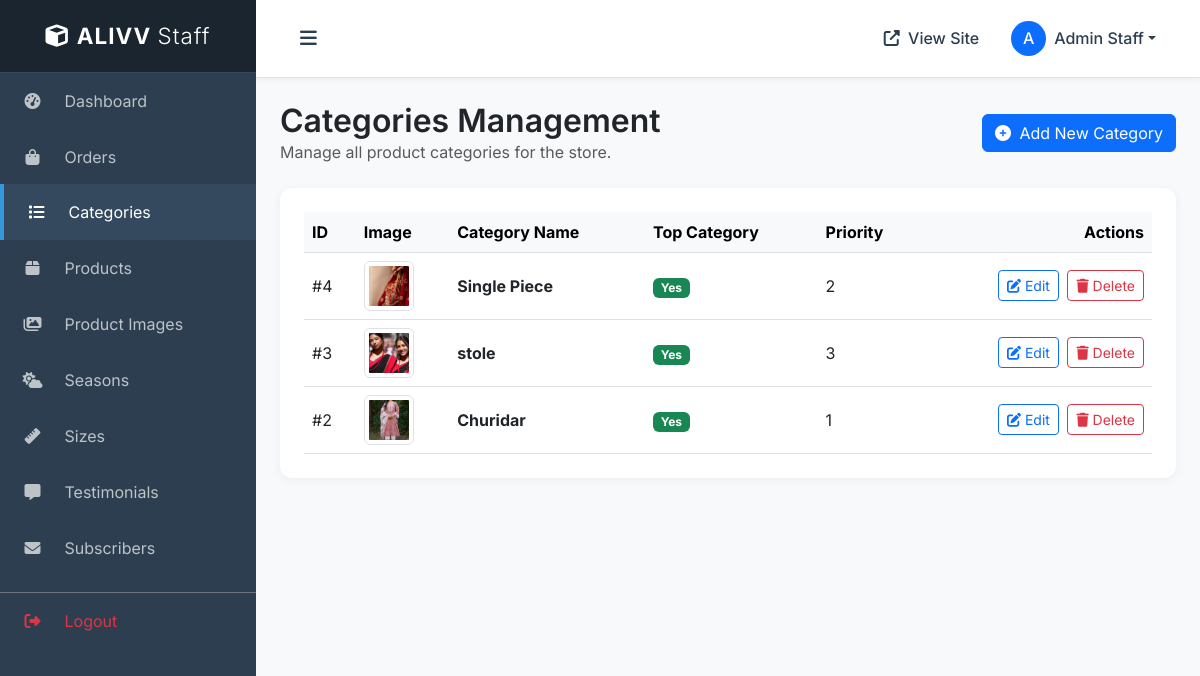
Screenshot of /employee/categories/ (signed in) with the database file from the repository.
### website/models.py (models this page shows, shortened)
class Staff(models.Model):
    name = models.CharField(max_length=100)
    email = models.EmailField(unique=True)
    phone = models.CharField(max_length=20)
    password = models.CharField(max_length=255)  # hashed
    is_active = models.BooleanField(default=True)
    created_at = models.DateTimeField(auto_now_add=True)

class Category(models.Model):
    name = models.CharField(max_length=50)
    image = models.ImageField(
        upload_to=category_image_path,
        default='default/category_default.jpg',
        help_text="Please upload an image for the category in 520*435 resolution."
    )
    is_top_category = models.BooleanField(default=False, help_text="Select this to mark as a Top Category")
    priority = models.PositiveIntegerField(
        default=0,
        help_text="Use 1, 2, or 3 to define order for top categories. Leave as 0 if not a top category."
    )

### employee/views.py (the view, shortened to what this page needs)
# urls.py: path('categories/', views.staff_categories, name='staff_categories'),
@staff_login_required
def staff_categories(request):
    try:
        staff = Staff.objects.get(id=request.session['staff_id'])
    except Staff.DoesNotExist:
        return redirect('staff_login')
    categories = Category.objects.all().order_by('-id')
    return render(request, 'employee/categories.html', {'categories': categories, 'staff': staff})

### employee/views.py (called while the page is built)
def staff_login_required(view_func):
    @wraps(view_func)
    def _wrapped_view(request, *args, **kwargs):
        if 'staff_id' not in request.session:
            messages.warning(request, "Restricted access. Please login.")
            return redirect('staff_login')
        return view_func(request, *args, **kwargs)
    return _wrapped_view

### employee/templates/employee/categories.html (shortened to what this page needs)
{% extends 'employee/employee_base.html' %}
{% block content %}
<div class="row mb-4 align-items-center">
    <div class="col-md-6">
        <h2 class="mb-0 text-dark" style="font-weight: 600;">Categories Management</h2>
        <p class="text-muted mb-0">Manage all product categories for the store.</p>
    </div>
    <div class="col-md-6 text-md-end mt-3 mt-md-0">
        <button type="button" class="btn btn-primary" data-bs-toggle="modal" data-bs-target="#addCategoryModal">
            <i class="fas fa-plus-circle me-1"></i> Add New Category
        </button>
    </div>
</div>
<div class="card content-card">
    <div class="table-responsive">
        <table class="table table-hover align-middle mb-0">
            <thead class="table-light">
                <tr>
                    <th scope="col">ID</th>
                    <th scope="col">Image</th>
                    <th scope="col">Category Name</th>
                    <th scope="col">Top Category</th>
                    <th scope="col">Priority</th>
                    <th scope="col" class="text-end">Actions</th>
                </tr>
            </thead>
            <tbody>
                {% for category in categories %}
                <tr>
                    <td>#{{ category.id }}</td>
                    <td>
                        {% if category.image %}
                        <img src="{{ category.image.url }}" alt="{{ category.name }}" class="img-thumbnail"
                            style="width: 50px; height: 50px; object-fit: cover;">
                        {% else %}
                        <div class="bg-secondary text-white d-flex align-items-center justify-content-center rounded"
                            style="width: 50px; height: 50px;">
                            <i class="fas fa-image"></i>
                        </div>
                        {% endif %}
                    </td>
                    <td class="fw-bold">{{ category.name }}</td>
                    <td>
                        {% if category.is_top_category %}
                        <span class="badge bg-success">Yes</span>
                        {% else %}
                        <span class="badge bg-secondary">No</span>
                        {% endif %}
                    </td>
                    <td>{{ category.priority }}</td>
                    <td class="text-end">
                        <button type="button" class="btn btn-sm btn-outline-primary" data-bs-toggle="modal"
                            data-bs-target="#editCategoryModal{{ category.id }}">
                            <i class="fas fa-edit"></i> Edit
                        </button>
                        <button type="button" class="btn btn-sm btn-outline-danger ms-1" data-bs-toggle="modal"
                            data-bs-target="#deleteCategoryModal{{ category.id }}">
                            <i class="fas fa-trash"></i> Delete
                        </button>
                    </td>
                </tr>
                {% empty %}
                <tr>
                    <td colspan="6" class="text-center py-4 text-muted">
                        No categories found. Click "Add New Category" to create one.
                    </td>
                </tr>
                {% endfor %}
            </tbody>
        </table>
    </div>
</div>
{% endblock %}

### employee/templates/employee/employee_base.html (shortened to what this page needs)
{% load static %}
<!DOCTYPE html>
<html lang="en">
<head>
    <link href="https://cdn.jsdelivr.net/npm/bootstrap@5.3.0/dist/css/bootstrap.min.css" rel="stylesheet">
    <link rel="stylesheet" href="https://cdnjs.cloudflare.com/ajax/libs/font-awesome/6.4.0/css/all.min.css">
</head>
<body>
    <div class="d-flex" id="wrapper">
        <div id="sidebar-wrapper">
            <div class="sidebar-heading">
                <i class="fas fa-cube me-2"></i>ALIVV <span style="font-weight:300;">Staff</span>
            </div>
            <div class="list-group list-group-flush">
                <a href="{% url 'staff_dashboard' %}"
                    class="list-group-item list-group-item-action {% if request.resolver_match.url_name == 'staff_dashboard' %}active{% endif %}">
                    <i class="fas fa-tachometer-alt"></i> Dashboard
                </a>
                <a href="{% url 'staff_orders' %}"
                    class="list-group-item list-group-item-action {% if request.resolver_match.url_name == 'staff_orders' %}active{% endif %}">
                    <i class="fas fa-shopping-bag"></i> Orders
                </a>
                <a href="{% url 'staff_categories' %}"
                    class="list-group-item list-group-item-action {% if request.resolver_match.url_name == 'staff_categories' %}active{% endif %}">
                    <i class="fas fa-list"></i> Categories
                </a>
                <a href="{% url 'staff_products' %}"
                    class="list-group-item list-group-item-action {% if request.resolver_match.url_name == 'staff_products' %}active{% endif %}">
                    <i class="fas fa-box"></i> Products
                </a>
                <a href="{% url 'staff_all_product_images' %}"
                    class="list-group-item list-group-item-action {% if request.resolver_match.url_name == 'staff_all_product_images' or request.resolver_match.url_name == 'staff_product_images' %}active{% endif %}">
                    <i class="fas fa-images"></i> Product Images
                </a>
                <a href="{% url 'staff_seasons' %}"
                    class="list-group-item list-group-item-action {% if request.resolver_match.url_name == 'staff_seasons' %}active{% endif %}">
                    <i class="fas fa-cloud-sun"></i> Seasons
                </a>
                <a href="{% url 'staff_sizes' %}"
                    class="list-group-item list-group-item-action {% if request.resolver_match.url_name == 'staff_sizes' %}active{% endif %}">
                    <i class="fas fa-ruler"></i> Sizes
                </a>
                <a href="{% url 'staff_testimonials' %}"
                    class="list-group-item list-group-item-action {% if request.resolver_match.url_name == 'staff_testimonials' %}active{% endif %}">
                    <i class="fas fa-comment-alt"></i> Testimonials
                </a>
                <a href="{% url 'staff_subscribers' %}"
                    class="list-group-item list-group-item-action {% if request.resolver_match.url_name == 'staff_subscribers' %}active{% endif %}">
                    <i class="fas fa-envelope"></i> Subscribers
                </a>
                <a href="{% url 'staff_logout' %}"
                    class="list-group-item list-group-item-action text-danger mt-3 border-top border-secondary">
                    <i class="fas fa-sign-out-alt"></i> Logout
                </a>
            </div>
        </div>
        <div id="page-content-wrapper">
            <nav class="navbar navbar-expand-lg navbar-light border-bottom sticky-top">
                <div class="container-fluid">
                    <button class="btn-toggle-sidebar" id="sidebarToggle">
                        <i class="fas fa-bars"></i>
                    </button>
                    <div class="collapse navbar-collapse" id="navbarSupportedContent">
                        <ul class="navbar-nav ms-auto mt-2 mt-lg-0 align-items-center">
                            <li class="nav-item">
                                <a class="nav-link" href="{% url 'home' %}" target="_blank">
                                    <i class="fas fa-external-link-alt me-1"></i> View Site
                                </a>
                            </li>
                            <li class="nav-item dropdown ms-3">
                                <a class="nav-link dropdown-toggle d-flex align-items-center" href="#"
                                    id="navbarDropdown" role="button" data-bs-toggle="dropdown" aria-haspopup="true"
                                    aria-expanded="false">
                                    <div class="bg-primary text-white rounded-circle d-flex align-items-center justify-content-center me-2"
                                        style="width: 35px; height: 35px;">
                                        {{ staff.name.0|upper }}
                                    </div>
                                    <span class="d-none d-sm-inline">{{ staff.name }}</span>
                                </a>
                            </li>
                        </ul>
                    </div>
                </div>
            </nav>
            <div class="container-fluid px-4 py-4">
                {% block content %}
                {% endblock %}
            </div>
        </div>
    </div>
</body>
</html>

### employee/templates/employee/employee_base.html (style rules this page uses)
body { font-family: 'Inter', sans-serif; background-color: #f8f9fa; overflow-x: hidden; }
#sidebar-wrapper { min-height: 100vh; margin-left: -16rem; transition: margin .25s ease-out; background-color: #2c3e50; color: #fff; position: fixed; z-index: 1000; width: 16rem; top: 0; left: 0; bottom: 0; }
#sidebar-wrapper .sidebar-heading { padding: 1.2rem 1.25rem; font-size: 1.4rem; font-weight: bold; text-align: center; background-color: #1a252f; color: #fff; border-bottom: 1px solid #34495e; letter-spacing: 1px; }
#sidebar-wrapper .list-group { width: 16rem; }
.list-group-item { background-color: transparent; color: #bdc3c7; border: none; padding: 1rem 1.25rem; transition: all 0.3s; border-left: 4px solid transparent; }
.list-group-item:hover, .list-group-item.active { background-color: #34495e; color: #fff; text-decoration: none; border-left: 4px solid #3498db; }
.list-group-item i { width: 25px; text-align: center; margin-right: 15px; }
#page-content-wrapper { width: 100%; transition: margin .25s ease-out; margin-left: 0; }
@media (min-width: 768px) { #sidebar-wrapper { margin-left: 0; } }
@media (min-width: 768px) { #page-content-wrapper { margin-left: 16rem; width: calc(100% - 16rem); } }
.navbar { background-color: #fff; box-shadow: 0 2px 5px rgba(0, 0, 0, 0.05); padding: 0.8rem 1.5rem; }
.navbar-light .navbar-nav .nav-link { color: #2c3e50; font-weight: 500; }
.btn-toggle-sidebar { color: #2c3e50; font-size: 1.2rem; background: transparent; border: none; padding: 0.25rem 0.5rem; }
.content-card { background: #fff; border-radius: 12px; box-shadow: 0 2px 10px rgba(0, 0, 0, 0.05); padding: 1.5rem; margin-bottom: 2rem; border: none; }

### rows the page displays
Staff: name.0 "A", name "Admin Staff"
Category: id "4", image (picture), name "Single Piece", is_top_category "Yes", priority "2"
Category: id "3", image (picture), name "stole", is_top_category "Yes", priority "3"
Category: id "2", image (picture), name "Churidar", is_top_category "Yes", priority "1"
